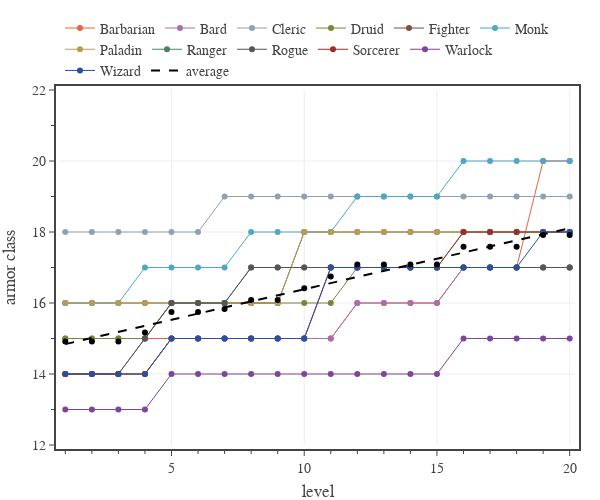

Notebook code for this chart:
### Code cell
# Plots armor class for each class.
# create figure
fig = go.Figure(
    layout=go.Layout(
        template=tfb.FIG_TEMPLATE,
        xaxis=dict(
            title_text='level',
            range=[0.8, 20.2],
            tick0=0, dtick=5,
            minor=dict(tick0=0, dtick=1),
        ),
        yaxis=dict(
            title_text='armor class',
            range=[12, 22],
            tick0=0, dtick=2,
            minor=dict(tick0=0, dtick=1),
        ),
        legend=dict(
            yanchor='bottom',  y=1.01,
            xanchor='left', x=0.00,
            bgcolor='rgba(0,0,0,0)',
            orientation='h',
            tracegroupgap=0,
        )
    )
)

# get PC data
levels = list(range(1,21))
for c in pcs:
    pc = pcs[c]
    ac = [pc.set_level(lvl).build().get_armor_class() for lvl in levels]
    fig.add_trace(go.Scatter(
        x=levels, 
        y=ac,
        mode='lines+markers', 
        line=dict(color=PC_CLASSES[c]['color'], width=1),
        marker=dict(color=PC_CLASSES[c]['color']),
        name=c,
        hovertemplate=
                f'<b>{c}</b><br>'+
                'level %{x:.0f}<br>'+
                'armor class %{y:.0f}'+
                '<extra></extra>'
    ))

# get PC data
levels = list(range(1,21))
ac_matrix = np.zeros([20,len(PC_CLASSES)])
pc_names = list(pcs.keys())
for i in range(len(pc_names)):
    pc = pcs[pc_names[i]]
    ac_matrix[:,i] = np.array([pc.set_level(lvl).build().get_armor_class() for lvl in levels])

plot_data_and_fit(
    fig, 
    levels, np.mean(ac_matrix, axis=1), 
    name='average',
    legendgroup='average',
    line=dict(color='black', dash='dash'),
    hovertemplate=
            f'<b>Average</b><br>'+
            'level %{x:.0f}<br>'+
            'armor class %{y:.1f}'+
            '<extra></extra>',
    print_coefficients=True,
)

# show figure
fig.update_layout(width=600, height=500)
fig.show(config=tfb.FIG_CONFIG)

# save figures
if SAVEFIGS:
    fig.update_layout(autosize=True, width=None, height=None)
    tfb.save_fig_html(fig, format='large', name=f'./fig-ac-vs-level-large', style='aspect-ratio:600/550')
    tfb.save_fig_html(fig, format='small', name=f'./fig-ac-vs-level-small', style='aspect-ratio:600/600')

### Figure 1 — Plotly figure (JSON) as saved in the notebook; plotly's stock layout.template omitted (floating-point values rounded to 4 significant figures)
{"data": [{"hovertemplate": "<b>Barbarian</b><br>level %{x:.0f}<br>armor class %{y:.0f}<extra></extra>", "line": {"color": "#E7623E", "width": 1}, "marker": {"color": "#E7623E"}, "mode": "lines+markers", "name": "Barbarian", "type": "scatter", "x": [1, 2, 3, 4, 5, 6, 7, 8, 9, 10, 11, 12, 13, 14, 15, 16, 17, 18, 19, 20], "y": [15, 15, 15, 15, 15, 15, 15, 15, 15, 15, 15, 16, 16, 16, 16, 17, 17, 17, 20, 20]}, {"hovertemplate": "<b>Bard</b><br>level %{x:.0f}<br>armor class %{y:.0f}<extra></extra>", "line": {"color": "#AB6DAC", "width": 1}, "marker": {"color": "#AB6DAC"}, "mode": "lines+markers", "name": "Bard", "type": "scatter", "x": [1, 2, 3, 4, 5, 6, 7, 8, 9, 10, 11, 12, 13, 14, 15, 16, 17, 18, 19, 20], "y": [14, 14, 14, 14, 15, 15, 15, 15, 15, 15, 15, 16, 16, 16, 16, 17, 17, 17, 17, 17]}, {"hovertemplate": "<b>Cleric</b><br>level %{x:.0f}<br>armor class %{y:.0f}<extra></extra>", "line": {"color": "#91A1B2", "width": 1}, "marker": {"color": "#91A1B2"}, "mode": "lines+markers", "name": "Cleric", "type": "scatter", "x": [1, 2, 3, 4, 5, 6, 7, 8, 9, 10, 11, 12, 13, 14, 15, 16, 17, 18, 19, 20], "y": [18, 18, 18, 18, 18, 18, 19, 19, 19, 19, 19, 19, 19, 19, 19, 19, 19, 19, 19, 19]}, {"hovertemplate": "<b>Druid</b><br>level %{x:.0f}<br>armor class %{y:.0f}<extra></extra>", "line": {"color": "#7A853B", "width": 1}, "marker": {"color": "#7A853B"}, "mode": "lines+markers", "name": "Druid", "type": "scatter", "x": [1, 2, 3, 4, 5, 6, 7, 8, 9, 10, 11, 12, 13, 14, 15, 16, 17, 18, 19, 20], "y": [15, 15, 15, 15, 16, 16, 16, 16, 16, 16, 16, 17, 17, 17, 17, 18, 18, 18, 18, 18]}, {"hovertemplate": "<b>Fighter</b><br>level %{x:.0f}<br>armor class %{y:.0f}<extra></extra>", "line": {"color": "#7F513E", "width": 1}, "marker": {"color": "#7F513E"}, "mode": "lines+markers", "name": "Fighter", "type": "scatter", "x": [1, 2, 3, 4, 5, 6, 7, 8, 9, 10, 11, 12, 13, 14, 15, 16, 17, 18, 19, 20], "y": [16, 16, 16, 16, 16, 16, 16, 16, 16, 18, 18, 18, 18, 18, 18, 18, 18, 18, 18, 18]}, {"hovertemplate": "<b>Monk</b><br>level %{x:.0f}<br>armor class %{y:.0f}<extra></extra>", "line": {"color": "#51A5C5", "width": 1}, "marker": {"color": "#51A5C5"}, "mode": "lines+markers", "name": "Monk", "type": "scatter", "x": [1, 2, 3, 4, 5, 6, 7, 8, 9, 10, 11, 12, 13, 14, 15, 16, 17, 18, 19, 20], "y": [16, 16, 16, 17, 17, 17, 17, 18, 18, 18, 18, 19, 19, 19, 19, 20, 20, 20, 20, 20]}, {"hovertemplate": "<b>Paladin</b><br>level %{x:.0f}<br>armor class %{y:.0f}<extra></extra>", "line": {"color": "#B59E54", "width": 1}, "marker": {"color": "#B59E54"}, "mode": "lines+markers", "name": "Paladin", "type": "scatter", "x": [1, 2, 3, 4, 5, 6, 7, 8, 9, 10, 11, 12, 13, 14, 15, 16, 17, 18, 19, 20], "y": [16, 16, 16, 16, 16, 16, 16, 16, 16, 18, 18, 18, 18, 18, 18, 18, 18, 18, 18, 18]}, {"hovertemplate": "<b>Ranger</b><br>level %{x:.0f}<br>armor class %{y:.0f}<extra></extra>", "line": {"color": "#507F62", "width": 1}, "marker": {"color": "#507F62"}, "mode": "lines+markers", "name": "Ranger", "type": "scatter", "x": [1, 2, 3, 4, 5, 6, 7, 8, 9, 10, 11, 12, 13, 14, 15, 16, 17, 18, 19, 20], "y": [14, 14, 14, 15, 16, 16, 16, 17, 17, 17, 17, 17, 17, 17, 17, 17, 17, 17, 17, 17]}, {"hovertemplate": "<b>Rogue</b><br>level %{x:.0f}<br>armor class %{y:.0f}<extra></extra>", "line": {"color": "#555752", "width": 1}, "marker": {"color": "#555752"}, "mode": "lines+markers", "name": "Rogue", "type": "scatter", "x": [1, 2, 3, 4, 5, 6, 7, 8, 9, 10, 11, 12, 13, 14, 15, 16, 17, 18, 19, 20], "y": [14, 14, 14, 15, 16, 16, 16, 17, 17, 17, 17, 17, 17, 17, 17, 17, 17, 17, 17, 17]}, {"hovertemplate": "<b>Sorcerer</b><br>level %{x:.0f}<br>armor class %{y:.0f}<extra></extra>", "line": {"color": "#992E2E", "width": 1}, "marker": {"color": "#992E2E"}, "mode": "lines+markers", "name": "Sorcerer", "type": "scatter", "x": [1, 2, 3, 4, 5, 6, 7, 8, 9, 10, 11, 12, 13, 14, 15, 16, 17, 18, 19, 20], "y": [14, 14, 14, 14, 15, 15, 15, 15, 15, 15, 17, 17, 17, 17, 17, 18, 18, 18, 18, 18]}, {"hovertemplate": "<b>Warlock</b><br>level %{x:.0f}<br>armor class %{y:.0f}<extra></extra>", "line": {"color": "#7B469B", "width": 1}, "marker": {"color": "#7B469B"}, "mode": "lines+markers", "name": "Warlock", "type": "scatter", "x": [1, 2, 3, 4, 5, 6, 7, 8, 9, 10, 11, 12, 13, 14, 15, 16, 17, 18, 19, 20], "y": [13, 13, 13, 13, 14, 14, 14, 14, 14, 14, 14, 14, 14, 14, 14, 15, 15, 15, 15, 15]}, {"hovertemplate": "<b>Wizard</b><br>level %{x:.0f}<br>armor class %{y:.0f}<extra></extra>", "line": {"color": "#2A50A1", "width": 1}, "marker": {"color": "#2A50A1"}, "mode": "lines+markers", "name": "Wizard", "type": "scatter", "x": [1, 2, 3, 4, 5, 6, 7, 8, 9, 10, 11, 12, 13, 14, 15, 16, 17, 18, 19, 20], "y": [14, 14, 14, 14, 15, 15, 15, 15, 15, 15, 17, 17, 17, 17, 17, 17, 17, 17, 18, 18]}, {"hovertemplate": "<b>Average</b><br>level %{x:.0f}<br>armor class %{y:.1f}<extra></extra>", "legendgroup": "average", "line": {"color": "black", "dash": "dash"}, "mode": "markers", "name": "average", "showlegend": false, "type": "scatter", "x": [1, 2, 3, 4, 5, 6, 7, 8, 9, 10, 11, 12, 13, 14, 15, 16, 17, 18, 19, 20], "y": [14.92, 14.92, 14.92, 15.17, 15.75, 15.75, 15.83, 16.08, 16.08, 16.42, 16.75, 17.08, 17.08, 17.08, 17.08, 17.58, 17.58, 17.58, 17.92, 17.92]}, {"hoverinfo": "skip", "hovertemplate": "<b>Average</b><br>level %{x:.0f}<br>armor class %{y:.1f}<extra></extra>", "legendgroup": "average", "line": {"color": "black", "dash": "dash"}, "mode": "lines", "name": "average", "showlegend": true, "type": "scatter", "x": [1, 2, 3, 4, 5, 6, 7, 8, 9, 10, 11, 12, 13, 14, 15, 16, 17, 18, 19, 20], "y": [14.84, 15.01, 15.19, 15.36, 15.53, 15.7, 15.87, 16.05, 16.22, 16.39, 16.56, 16.73, 16.9, 17.08, 17.25, 17.42, 17.59, 17.76, 17.94, 18.11]}], "layout": {"height": 500, "legend": {"bgcolor": "rgba(0,0,0,0)", "orientation": "h", "tracegroupgap": 0, "x": 0, "xanchor": "left", "y": 1.01, "yanchor": "bottom"}, "width": 600, "xaxis": {"dtick": 5, "minor": {"dtick": 1, "tick0": 0}, "range": [0.8, 20.2], "tick0": 0, "title": {"text": "level"}}, "yaxis": {"dtick": 2, "minor": {"dtick": 1, "tick0": 0}, "range": [12, 22], "tick0": 0, "title": {"text": "armor class"}}}}
